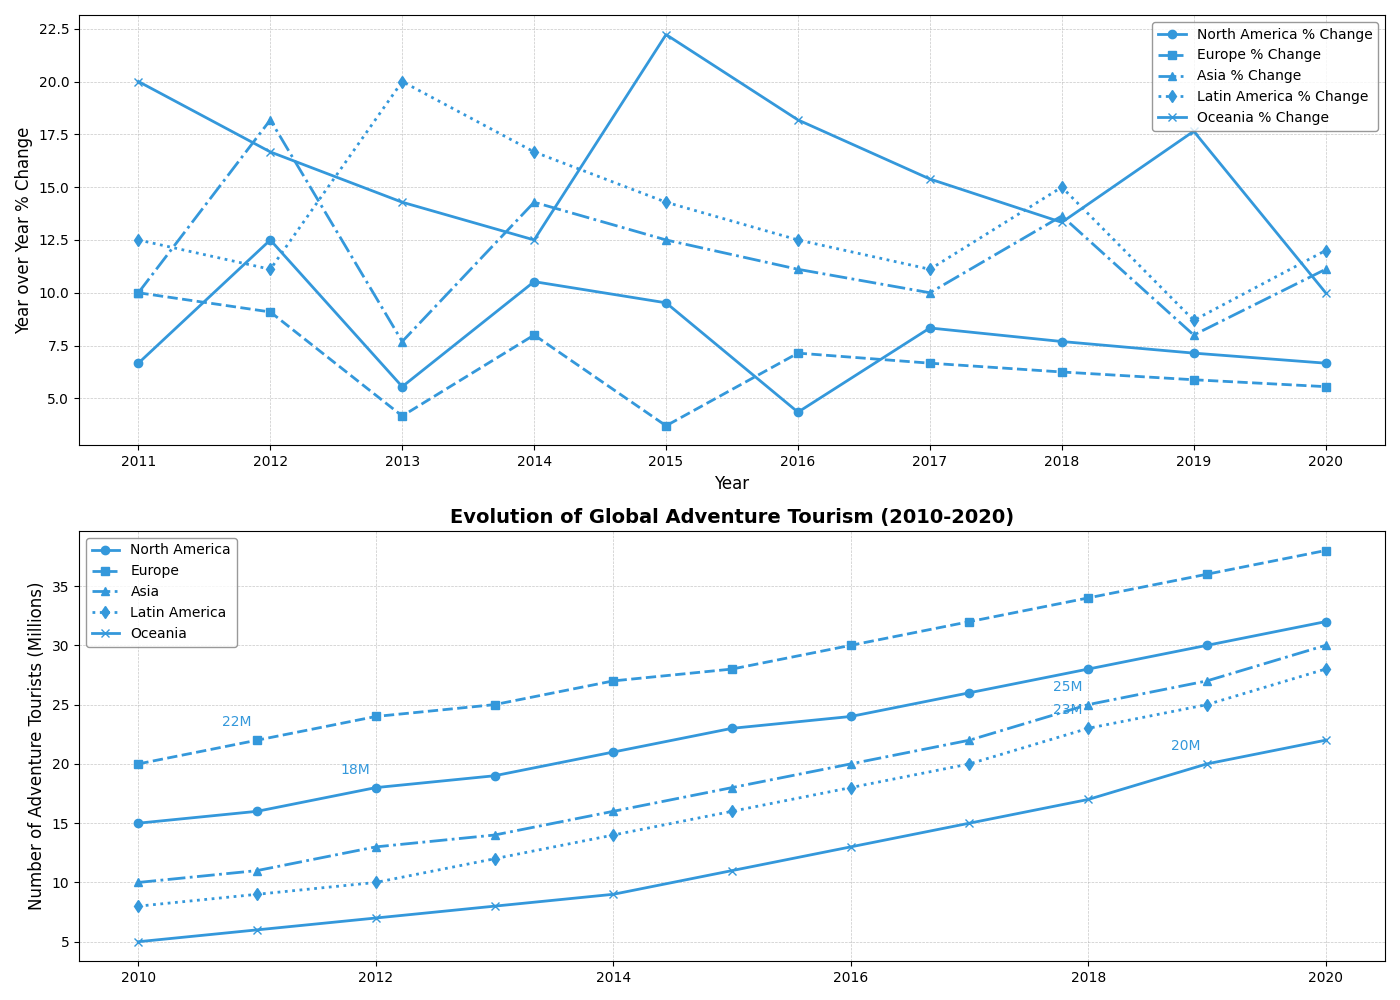

The Python source for this figure:
import matplotlib.pyplot as plt
import numpy as np
from matplotlib.ticker import MaxNLocator

years = np.arange(2010, 2021)

north_america = np.array([15, 16, 18, 19, 21, 23, 24, 26, 28, 30, 32])
europe = np.array([20, 22, 24, 25, 27, 28, 30, 32, 34, 36, 38])
asia = np.array([10, 11, 13, 14, 16, 18, 20, 22, 25, 27, 30])
latin_america = np.array([8, 9, 10, 12, 14, 16, 18, 20, 23, 25, 28])
oceania = np.array([5, 6, 7, 8, 9, 11, 13, 15, 17, 20, 22])

percent_change_na = np.diff(north_america) / north_america[:-1] * 100
percent_change_eu = np.diff(europe) / europe[:-1] * 100
percent_change_asia = np.diff(asia) / asia[:-1] * 100
percent_change_la = np.diff(latin_america) / latin_america[:-1] * 100
percent_change_oceania = np.diff(oceania) / oceania[:-1] * 100

# Define a single consistent color
consistent_color = '#3498db'

fig, axs = plt.subplots(2, 1, figsize=(14, 10))

axs[0].plot(years[1:], percent_change_na, label='North America % Change', marker='o', color=consistent_color, linestyle='-', linewidth=2)
axs[0].plot(years[1:], percent_change_eu, label='Europe % Change', marker='s', color=consistent_color, linestyle='--', linewidth=2)
axs[0].plot(years[1:], percent_change_asia, label='Asia % Change', marker='^', color=consistent_color, linestyle='-.', linewidth=2)
axs[0].plot(years[1:], percent_change_la, label='Latin America % Change', marker='d', color=consistent_color, linestyle=':', linewidth=2)
axs[0].plot(years[1:], percent_change_oceania, label='Oceania % Change', marker='x', color=consistent_color, linestyle='-', linewidth=2)

axs[0].set_xlabel("Year", fontsize=12)
axs[0].set_ylabel("Year over Year % Change", fontsize=12)
axs[0].legend(loc='upper right', fontsize=10, edgecolor='gray')
axs[0].grid(True, linestyle='--', linewidth=0.5, alpha=0.7)
axs[0].xaxis.set_major_locator(MaxNLocator(integer=True))

axs[1].plot(years, north_america, label='North America', marker='o', color=consistent_color, linestyle='-', linewidth=2)
axs[1].plot(years, europe, label='Europe', marker='s', color=consistent_color, linestyle='--', linewidth=2)
axs[1].plot(years, asia, label='Asia', marker='^', color=consistent_color, linestyle='-.', linewidth=2)
axs[1].plot(years, latin_america, label='Latin America', marker='d', color=consistent_color, linestyle=':', linewidth=2)
axs[1].plot(years, oceania, label='Oceania', marker='x', color=consistent_color, linestyle='-', linewidth=2)

for region, data in zip(
    ['North America', 'Europe', 'Asia', 'Latin America', 'Oceania'],
    [north_america, europe, asia, latin_america, oceania]
):
    turning_point_index = np.argmax(np.diff(data))
    axs[1].annotate(f"{data[turning_point_index + 1]}M",
                    (years[turning_point_index + 1], data[turning_point_index + 1]),
                    textcoords="offset points", xytext=(-15,10), ha='center', color=consistent_color)

axs[1].set_title("Evolution of Global Adventure Tourism (2010-2020)", fontsize=14, fontweight='bold')
axs[1].set_ylabel("Number of Adventure Tourists (Millions)", fontsize=12)
axs[1].legend(loc='upper left', fontsize=10, edgecolor='gray')
axs[1].grid(True, linestyle='--', linewidth=0.5, alpha=0.7)
axs[1].xaxis.set_major_locator(MaxNLocator(integer=True))

plt.tight_layout()
plt.show()
